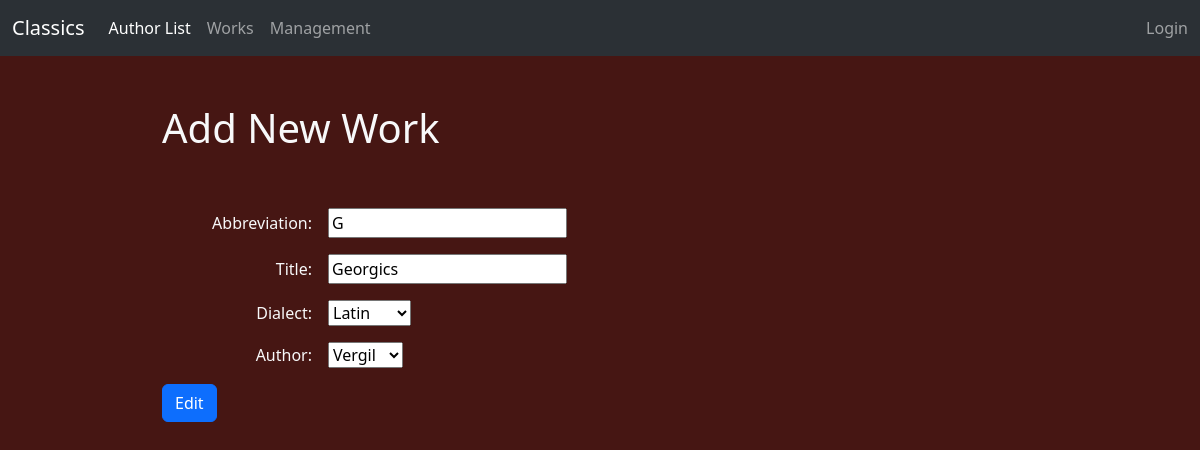
The page /opera/edit/1 on the database its author committed.
### authors/models.py (models this page shows, shortened)
class Opus(models.Model):
    abbreviation = models.CharField(max_length=10, null=False)
    title = models.CharField(max_length=255, null=False)
    dialect = models.CharField(max_length=3, blank=True, choices=Language.choices)
    author = models.ForeignKey(
        Author,
        on_delete=models.PROTECT,
        related_name='opera',
        null=True
    )
    class Meta:
        constraints = [
            models.UniqueConstraint(
                fields=['abbreviation', 'author'],
                name='unique_work'
            )
        ]

### authors/views.py (the view)
# urls.py: path('opera/edit/<int:work_id>', views.edit_work, name='edit_work'),
def edit_work(request, work_id):
    action = 'edit'
    work = Opus.objects.get(id=work_id)
    if request.method == "POST":
        form = WorkForm(request.POST, instance=work)
        if form.is_valid():
            form.save()
            return redirect('opera')
    else:
        form = WorkForm(instance=work)
    return render(request, "works/add.html", {'form': form, 'action': action})

### authors/forms.py
class WorkForm(forms.ModelForm):
    class Meta:
        model = Opus
        fields = ['abbreviation', 'title', 'dialect', 'author']

### authors/models.py (called while the page is built)
    def __str__(self):
        return self.name

### authors/templates/works/add.html (shortened to what this page needs)
{% extends "master.html" %}
{% block content %}
    <h1 class="py-5">Add New Work</h1>
    <form method="POST">
        {{ form.as_p }}
        <button type="submit" class="btn btn-primary">{{ action.capitalize }}</button>
    </form>
{% endblock %}

### static/css/site.css (style rules this page uses)
body { background-color: #461613 }
form p { display: flex; align-items: center; gap: 1rem; }
form label { width: 150px; text-align: right; }

### rows shown on the page
Opus: abbreviation "G", title "Georgics", dialect "Latin", author "Vergil"

### other values the page prints
{{ action.capitalize }} "Edit"
